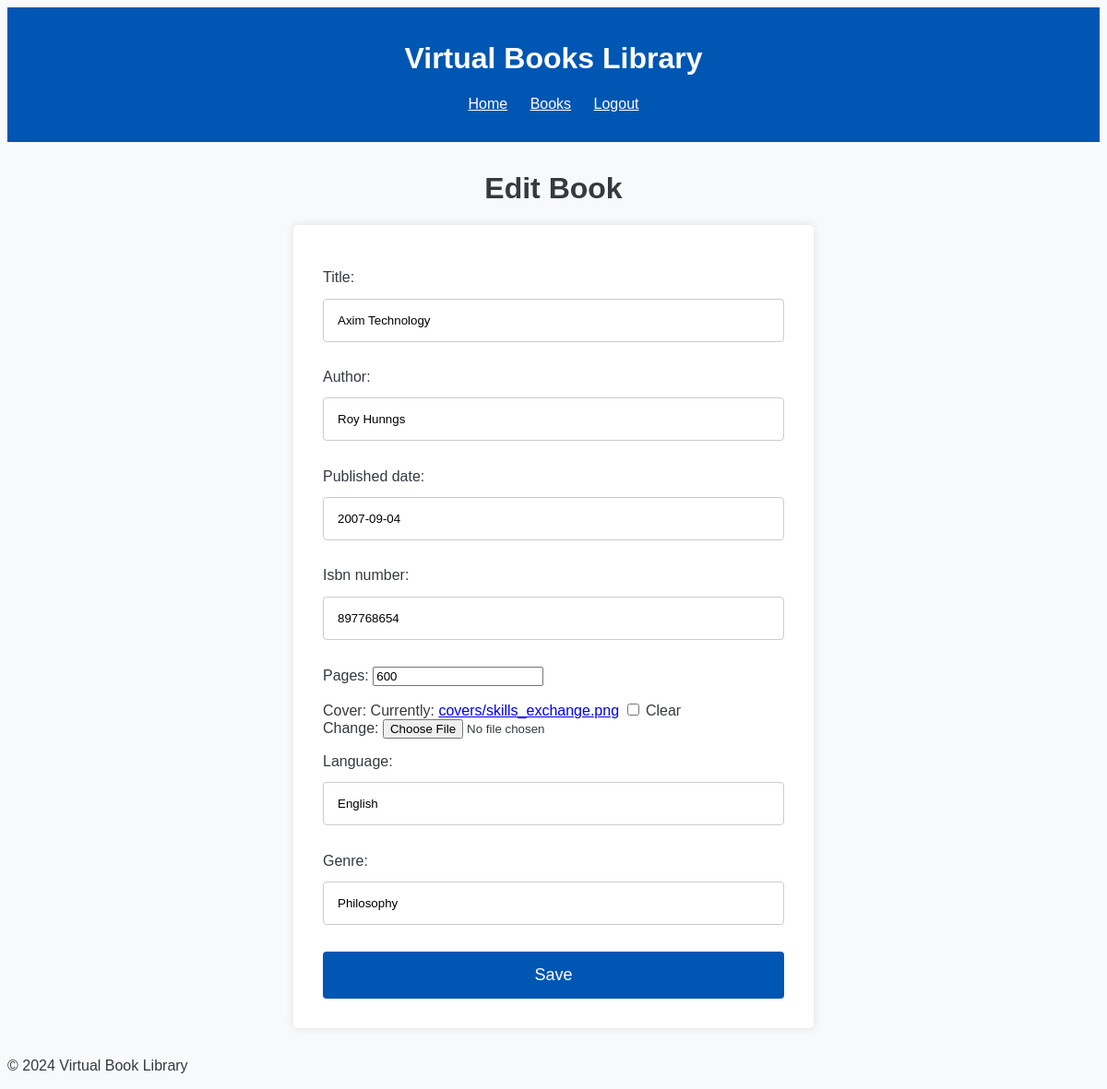
Page /books/5/edit/ (signed in) on the committed database.
### books/models.py (models this page shows, shortened)
class Book(models.Model):
    title = models.CharField(max_length=200)
    author = models.CharField(max_length=200)
    published_date = models.DateField()
    isbn_number = models.CharField(max_length=13)
    pages = models.IntegerField()
    cover = models.ImageField(upload_to="book_covers/", blank=True, null=True)
    language = models.CharField(max_length=50)
    genre = models.CharField(max_length=100, blank=True, null=True)

### books/views.py (the view)
# urls.py: path("books/<int:pk>/edit/", views.book_update, name="book_update"),
@login_required
def book_update(request, pk):
    book = get_object_or_404(Book, pk=pk)
    if request.method == "POST":
        form = BookForm(request.POST, request.FILES, instance=book)
        if form.is_valid():
            form.save()
            return redirect("book_list")
    else:
        form = BookForm(instance=book)
    return render(request, "books/book_form.html", {"form": form})

### books/forms.py
class BookForm(forms.ModelForm):
    class Meta:
        model = Book
        fields = [
            "title",
            "author",
            "published_date",
            "isbn_number",
            "pages",
            "cover",
            "language",
            "genre",
        ]

### books/templates/books/book_form.html (shortened to what this page needs)
{% extends "base_generic.html" %}
{% block content %}
  <h1>{% if form.instance.pk %}Edit{% else %}Add{% endif %} Book</h1>
  <form method="post" enctype="multipart/form-data">
    {{ form.as_p }}
    <button type="submit">Save</button>
  </form>
{% endblock %}

### static/styles.css (style rules this page uses)
body { font-family: Arial, sans-serif; background-color: #f8f9fa; color: #343a40; }
h1, h2 { color: #343a40; text-align: center; }
form { max-width: 500px; margin: 0 auto; padding: 2em; background: #fff; border-radius: 5px; box-shadow: 0 0 10px rgba(0, 0, 0, 0.1); }
form input[type="text"], form input[type="date"] { width: 500px; padding: 15px; margin: 1em 0; border: 1px solid #ccc; border-radius: 4px; box-sizing: border-box; }
form button[type="submit"] { width: 500px; padding: 15px; background-color: #0056b3; border: none; border-radius: 4px; color: white; font-size: 18px; cursor: pointer; }

### rows in the picture
Book: title "Axim Technology", author "Roy Hunngs", published_date "2007-09-04", isbn_number "897768654", pages "600", language "English", genre "Philosophy"
